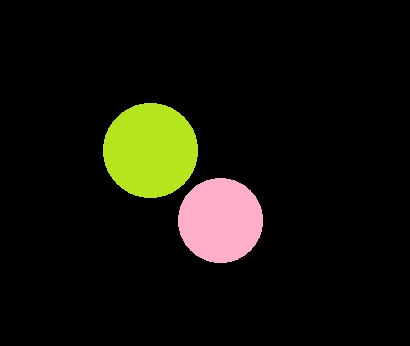
%> input picture Computer vision/IM3_3.jpg, 410 x 346 px
$ octave HW3_3code.m   (GNU Octave 9; MATLAB toolbox functions it lacks are replaced by stand-ins)
%> lines starting %> are read from the running program, lines starting %| are printed output that depends on the picture
im = imread('C:\Users\Christopher Guay\Documents\school\PSU Spring 2020\EDSGN 420\Computer vision\IM3_3.jpg');
%> im is the input picture: size 346x410x3 uint8; mean R, G, B 19.2, 18.4, 9.6
imshow(im);

Rmin = 20; Rmax = 110;   % need to supply estimate of radius (in pixels)!
[center, radius] = imfindcircles(im, [Rmin Rmax], 'Sensitivity', 0.93);
%> center = [220.9 221; 150.8 151.1]; radius = [42.74; 47.72]

viscircles(center, radius);

hold on; plot(center(:,1), center(:,2), 'yx', 'LineWidth', 2);
%> after `plot(center(:,1), center(:,2), 'yx', 'LineWidth', 2)`:
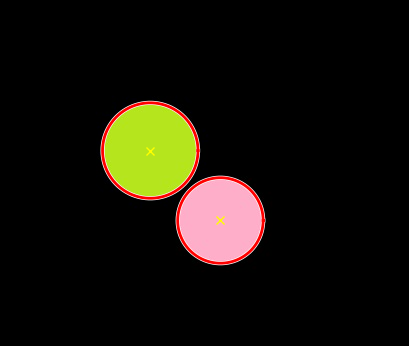
%> figure redrawn from the program's plot data
hold off;
